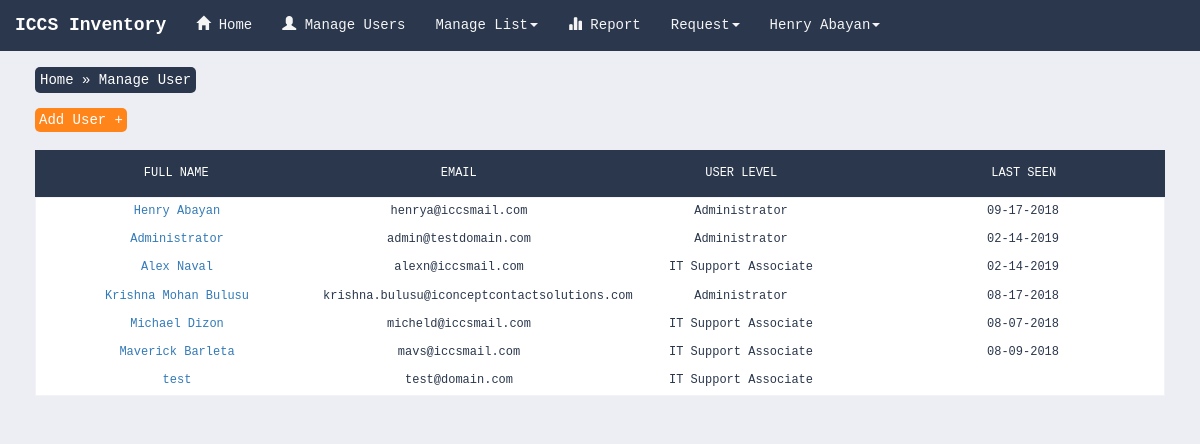
The page /?l=manageuser (signed in) on the database its author committed.
### tables this page shows
CREATE TABLE `users_tbl` (
  `usr_id` int(11) NOT NULL,
  `usr_full_name` varchar(50) NOT NULL,
  `usr_email` varchar(50) NOT NULL,
  `usr_password` varchar(50) NOT NULL,
  `usrlvl_id` int(11) NOT NULL,
  `usr_last_seen` varchar(30) DEFAULT NULL,
  `usr_last_seen_time` varchar(50) DEFAULT NULL
);

CREATE TABLE `user_level_tbl` (
  `usrlvl_id` int(11) NOT NULL,
  `usrlvl_mark` varchar(30) NOT NULL
);

### inc/manageuser.php (the view, shortened to what this page needs)
<?php
	$user = @$_SESSION['user'];
	$user_level = @$_SESSION['user_level'];
	if(isset($user) AND ($user_level == 3) OR ($user_level == 4)){
		?>
		<section>
			  <div class="row">
			  	<div class="col-sm-2">
			  		<span style="background: #2a374c;padding: 5px;color: #FFF;border-radius:5px; ">
					  	<a href="./" class="breadcrumbtext">Home</a> »
					  	<a href="./?l=manageuser" class="breadcrumbtext">Manage User</a>
					</span>
			  	</div>
			  	<div class="col-sm-2"></div>
			  	<div class="col-sm-2"></div>
			  	<div class="col-sm-2"></div>
			  	<div class="col-sm-2"></div>
			  	<div class="col-sm-2"></div>
		</div>
		</section>
		<section>
			<span style="background: #FF851B;padding: 4px;color: #FFF;border-radius:5px; ">
					  	<a href="./?l=register" class="breadcrumbtext">Add User +</a>
					</span>
		</section>
		<section>
      <div class="row">
        <div class="col-sm-12"><div class="tbl-header">
                  <table cellpadding="0" cellspacing="0" border="0">
                    <thead>
                      <tr>
                            <th style="background: #2a374c">Full name</th>
                            <th style="background: #2a374c">Email</th>
                            <th style="background: #2a374c">User Level</th>
                            <th style="background: #2a374c">Last Seen</th>
                      </tr>
                    </thead>
                  </table>
                </div>
              <div class="tbl-content">
                  <table cellpadding="0" cellspacing="0" border="0">
                    <tbody>
                        <?php
                        	$sql = "SELECT * FROM `users_tbl`";
							$result = mysqli_query($conn,$sql);
							while($row = mysqli_fetch_assoc($result)){
								$id = $row['usrlvl_id'];
								$select_level = "SELECT * FROM `user_level_tbl` WHERE `usrlvl_id`='$id'";
				                          $res = mysqli_query($conn,$select_level);
				                          $ro = mysqli_fetch_assoc($res);
				                echo '
				                		<tr>
				                          <td><a href="./?l=account&user='.$row['usr_id'].'">'.$row['usr_full_name'].'</a></td>
				                          <td>'.$row['usr_email'].'</td>
				                          <td>'.$ro['usrlvl_mark'].'</td>
				                          <td>'.$row['usr_last_seen'].'</td>
				                        </tr>
				                	 ';
							}
                        ?>
                    </tbody>
                  </table>
            </div></div>
      </div>
    </section>
		<?php
	}
?>

### index.php (shortened to what this page needs)
<!DOCTYPE html>
<html>
<head>
    <link rel="stylesheet" href="https://maxcdn.bootstrapcdn.com/bootstrap/3.3.7/css/bootstrap.min.css">
    <link rel="stylesheet" href="./design/main.css">
</head>
<body>
    <div class="container">
            <?php
            require './core/internal_connect.php';
            require './core/theme.php';
            require './inc/nav.php';
            include './inc/content.php';
            ?>
    </div>
</body>
</html>

### inc/nav.php (shortened to what this page needs)
<?php
    @$author = $_SESSION['user'];
    $select_request = "SELECT * FROM `request_tbl` WHERE `req_author`='$author'";
    $request_result = mysqli_query($conn,$select_request);
    $my_request = mysqli_num_rows($request_result);
    $user_id = @$_SESSION['id'];
if(isset($_SESSION['user']) AND $_SESSION['user_level'] == 1){
  ?>
  <nav class="navbar navbar-inverse navbar-fixed-top" style="background:'.$themeColor.';">
    <div class="container-fluid">
      <div class="navbar-header">
          <button type="button" class="navbar-toggle" data-toggle="collapse" data-target="#myNavbar">
            <span class="icon-bar"></span>
            <span class="icon-bar"></span>
            <span class="icon-bar"></span>
        </button>
        <a class="navbar-brand" href="./"><span class="" style="color: white;"><b>ICCS Inventory</b></a>
      </div>
      <div>
        <div class="collapse navbar-collapse" id="myNavbar">
          <ul class="nav navbar-nav">
            <li><a href="./"><span class="glyphicon glyphicon-home" aria-hidden="true"></span>  Home</a></li>
            <li><a href="./?l=report"><span class="glyphicon glyphicon-stats" aria-hidden="true"></span>  Report</a></li>
            <!--
            <li><a href="./?l=transaction"><span class="glyphicon glyphicon-transfer" aria-hidden="true"></span>  Transaction</a></li>
          -->
            <li><a href="./?l=myrequest"><span class="glyphicon glyphicon-bell" aria-hidden="true"></span>  My Request <span class="label label-success"><?php echo $my_request; ?></span></a></li>
            <li class="dropdown"><a class="dropdown-toggle" data-toggle="dropdown" href="#"><?php echo ucwords($_SESSION['user']); ?><span class="caret"></span></a>
                <ul class="dropdown-menu">
                  <li><a href="./?l=account&user=<?php echo $user_id;?>"><span class="glyphicon glyphicon-wrench" aria-hidden="true"></span>  Account</a></li>
                  <li><a href="./?l=signout"><span class="glyphicon glyphicon-off" aria-hidden="true"></span>  Logout</a></li>
                </ul>
             </li>
          </ul>
        </div>
      </div>
    </div>
  </nav>
  <?php
}elseif(isset($_SESSION['user']) AND $_SESSION['user_level'] == 4){
  ?>
  <nav class="navbar navbar-inverse navbar-fixed-top" style="background:'.$themeColor.';">
    <div class="container-fluid">
      <div class="navbar-header">
        <a class="navbar-brand" href="./"><span class="" style="color: white;"><b>ICCS Inventory</b></a>
      </div>
      <div>
        <div class="collapse navbar-collapse" id="myNavbar">
          <ul class="nav navbar-nav">
            <li><a href="./"><span class="glyphicon glyphicon-home" aria-hidden="true"></span>  Home</a></li>
            <li><a href="./?l=manageuser"><span class="glyphicon glyphicon-user" aria-hidden="true"></span>  Manage Users</a></li>
            <li class="dropdown"><a class="dropdown-toggle" data-toggle="dropdown" href="#">Manage List<span class="caret"></span></a>
             </li>
            <li><a href="./?l=report"><span class="glyphicon glyphicon-stats" aria-hidden="true"></span>  Report</a></li>
            <li class="dropdown"><a class="dropdown-toggle" data-toggle="dropdown" href="#">Request<span class="caret"></span></a>
             </li>
            <li class="dropdown"><a class="dropdown-toggle" data-toggle="dropdown" href="#"><?php echo ucwords($_SESSION['user']); ?><span class="caret"></span></a>
             </li>
          </ul>
        </div>
      </div>
    </div>
  </nav>
  <?php
}else{
  ?>
  <?php
}
?>

### inc/content.php
<div class="row" style="padding-top: 50px;">
      <?php
      if(!isset($_GET['l'])){
      	$strip_link = 'home';
      }else{
      	$link = $_GET['l'];
      	$strip_link = mysqli_real_escape_string($conn,$link);
      }
      $check_link = "SELECT `pth_link` FROM `path_tbl` WHERE `pth_link`='$strip_link'";
      	$link_result = mysqli_query($conn,$check_link);
      	$count = mysqli_num_rows($link_result);
      	if($count > 0){
      		include $strip_link.'.php';
      	}else{
      		include '404.php';
      	}
      ?>
</div>

### design/main.css (style rules this page uses)
body { background: white; font-family: monospace; }
.navbar-inverse { background: #2a374c; border-color:#2a374c; }
section { margin: 20px; }
.navbar-inverse .navbar-nav>li>a { color: #F5F5F5; -webkit-transition: color 0.3s; }
.breadcrumbtext:link { color: #FFF; }
table { width:100%; table-layout: fixed; background: white; }
.tbl-header { background-color: rgba(255,255,255,0.3); }
th { padding: 15px 10px; text-align: center; font-weight: 500; font-size: 12px; color: #fff; text-transform: uppercase; background: #2a374c; }
.tbl-content { overflow-x:auto; margin-top: 0px; border: 1px solid rgba(255,255,255,0.3); }
td { padding: 5px; text-align: center; vertical-align:middle; font-weight: 300; font-size: 12px; color: #2a374c; border-bottom: solid 1px rgba(255,255,255,0.1); }

### index.php (style rules this page uses)
body { background: #EDEEF3; }

### rows shown on the page
users_tbl: usr_full_name "Henry Abayan", usr_email "henrya@iccsmail.com", usrlvl.usrlvl_mark "Administrator", usr_last_seen "09-17-2018"
users_tbl: usr_full_name "Administrator", usr_email "admin@testdomain.com", usrlvl.usrlvl_mark "Administrator", usr_last_seen "02-14-2019"
users_tbl: usr_full_name "Alex Naval", usr_email "alexn@iccsmail.com", usrlvl.usrlvl_mark "IT Support Associate", usr_last_seen "02-14-2019"
users_tbl: usr_full_name "Krishna Mohan Bulusu", usr_email "krishna.bulusu@iconceptcontactsolutions.com", usrlvl.usrlvl_mark "Administrator", usr_last_seen "08-17-2018"
users_tbl: usr_full_name "Michael Dizon", usr_email "micheld@iccsmail.com", usrlvl.usrlvl_mark "IT Support Associate", usr_last_seen "08-07-2018"
users_tbl: usr_full_name "Maverick Barleta", usr_email "mavs@iccsmail.com", usrlvl.usrlvl_mark "IT Support Associate", usr_last_seen "08-09-2018"
users_tbl: usr_full_name "test", usr_email "test@domain.com", usrlvl.usrlvl_mark "IT Support Associate"

### other values the page prints
$_SESSION['user'] "Henry Abayan"
